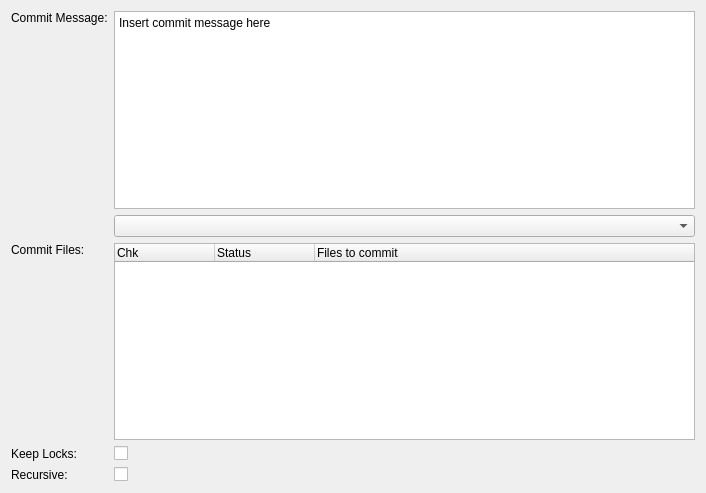
<ui version="4.0" >
 <class>SvnCommitDialog</class>
 <widget class="QWidget" name="SvnCommitDialog" >
  <property name="modal" stdset="0" >
   <bool>false</bool>
  </property>
  <property name="geometry" >
   <rect>
    <x>0</x>
    <y>0</y>
    <width>706</width>
    <height>493</height>
   </rect>
  </property>
  <property name="windowTitle" >
   <string>Select Files to commit</string>
  </property>
  <layout class="QGridLayout" >
   <item row="0" column="0" >
    <widget class="QLabel" name="label" >
     <property name="text" >
      <string>Commit Message:</string>
     </property>
     <property name="alignment" >
      <set>Qt::AlignLeading|Qt::AlignLeft|Qt::AlignTop</set>
     </property>
    </widget>
   </item>
   <item row="0" column="1" >
    <widget class="KTextEdit" name="message" >
     <property name="html" >
      <string>&lt;html>&lt;head>&lt;meta name="qrichtext" content="1" />&lt;style type="text/css">
p, li { white-space: pre-wrap; }
&lt;/style>&lt;/head>&lt;body style=" font-family:'Sans Serif'; font-size:9pt; font-weight:400; font-style:normal;">
&lt;p style=" margin-top:0px; margin-bottom:0px; margin-left:0px; margin-right:0px; -qt-block-indent:0; text-indent:0px;">Insert commit message here&lt;/p>&lt;/body>&lt;/html></string>
     </property>
     <property name="acceptRichText" >
      <bool>false</bool>
     </property>
    </widget>
   </item>
   <item row="1" column="1" >
    <widget class="KComboBox" name="lastmessages" >
     <property name="insertPolicy" >
      <enum>QComboBox::InsertAtBottom</enum>
     </property>
     <property name="sizeAdjustPolicy" >
      <enum>QComboBox::AdjustToMinimumContentsLength</enum>
     </property>
    </widget>
   </item>
   <item row="2" column="0" >
    <widget class="QLabel" name="label_2" >
     <property name="text" >
      <string>Commit Files:</string>
     </property>
     <property name="alignment" >
      <set>Qt::AlignLeading|Qt::AlignLeft|Qt::AlignTop</set>
     </property>
    </widget>
   </item>
   <item row="2" column="1" >
    <widget class="QTreeWidget" name="files" >
     <property name="windowTitle" >
      <string>Select Files to commit</string>
     </property>
     <property name="indentation" >
      <number>0</number>
     </property>
     <property name="allColumnsShowFocus" >
      <bool>true</bool>
     </property>
     <column>
      <property name="text" >
       <string>Chk</string>
      </property>
     </column>
     <column>
      <property name="text" >
       <string>Status</string>
      </property>
     </column>
     <column>
      <property name="text" >
       <string>Files to commit</string>
      </property>
     </column>
    </widget>
   </item>
   <item row="3" column="0" >
    <widget class="QLabel" name="label_3" >
     <property name="text" >
      <string>Keep Locks:</string>
     </property>
    </widget>
   </item>
   <item row="3" column="1" >
    <widget class="QCheckBox" name="keepLocksChk" >
     <property name="text" >
      <string/>
     </property>
     <property name="shortcut" >
      <string/>
     </property>
    </widget>
   </item>
   <item row="4" column="0" >
    <widget class="QLabel" name="label_4" >
     <property name="text" >
      <string>Recursive:</string>
     </property>
    </widget>
   </item>
   <item row="4" column="1" >
    <widget class="QCheckBox" name="recursiveChk" >
     <property name="text" >
      <string/>
     </property>
     <property name="shortcut" >
      <string/>
     </property>
    </widget>
   </item>
  </layout>
 </widget>
 <layoutdefault spacing="6" margin="11" />
 <pixmapfunction>qPixmapFromMimeSource</pixmapfunction>
 <customwidgets>
  <customwidget>
   <class>KComboBox</class>
   <extends>QComboBox</extends>
   <header>kcombobox.h</header>
  </customwidget>
  <customwidget>
   <class>KTextEdit</class>
   <extends>QTextEdit</extends>
   <header>ktextedit.h</header>
  </customwidget>
 </customwidgets>
 <resources/>
 <connections>
  <connection>
   <sender>lastmessages</sender>
   <signal>activated(QString)</signal>
   <receiver>message</receiver>
   <slot>setPlainText(QString)</slot>
   <hints>
    <hint type="sourcelabel" >
     <x>229</x>
     <y>130</y>
    </hint>
    <hint type="destinationlabel" >
     <x>249</x>
     <y>47</y>
    </hint>
   </hints>
  </connection>
 </connections>
</ui>
